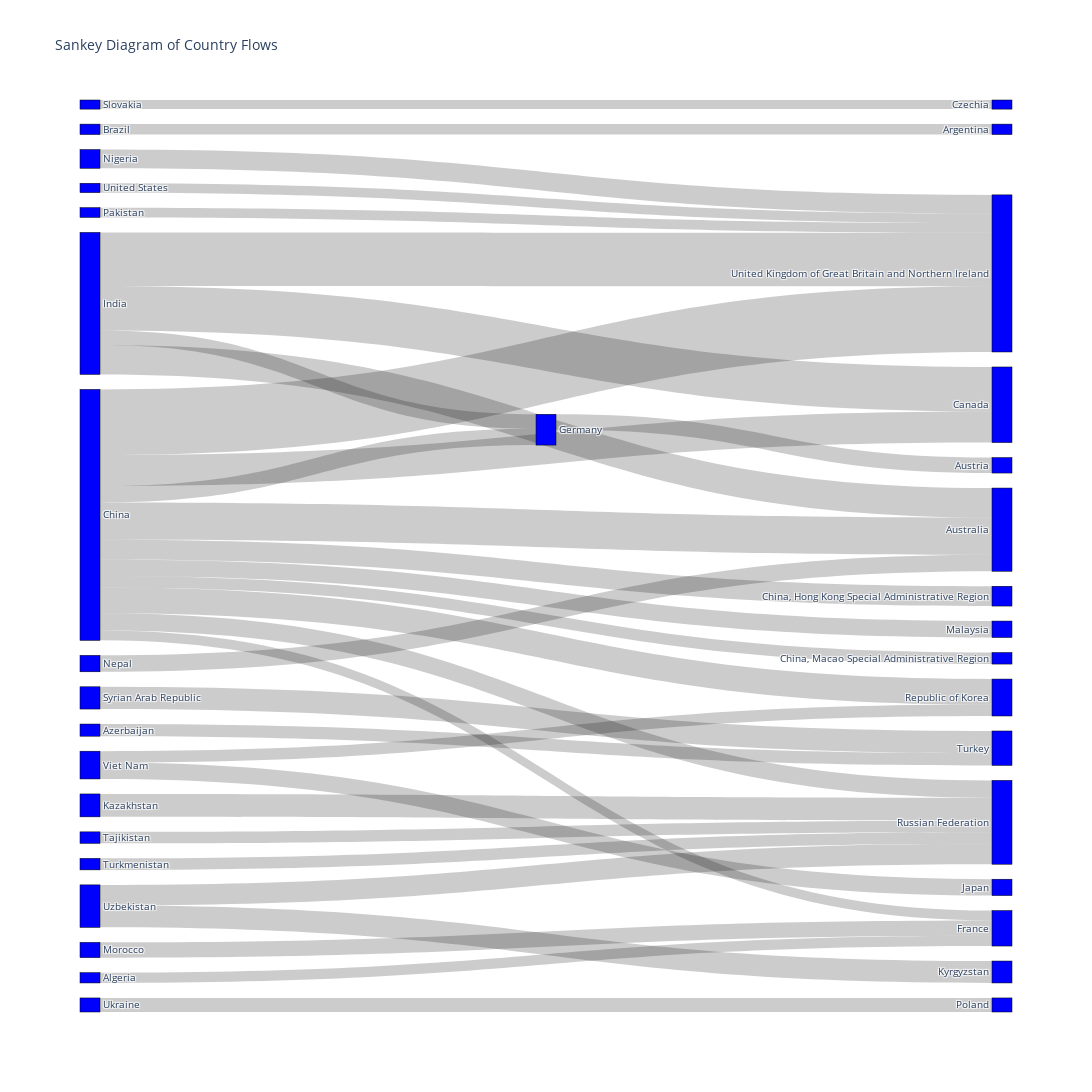

The cell this chart's notebook holds for it:
### Code cell
fig = go.Figure(data=[go.Sankey(
    node=dict(
        pad=15,
        thickness=20,
        line=dict(color="black", width=0.5),
        label=unique_labels,  # Use defined labels here
        color="blue"           # Color for all nodes
    ),
    link=dict(
        source=diff['source'],   # Indices correspond to labels
        target=diff['target'],
        value=diff[2022]       # Use values from the 2022 column
    )
)])

fig.update_layout(
    title_text="Sankey Diagram of Country Flows", 
    font_size=10,
    height=1200,
    width=1200,
    plot_bgcolor='white'
)
fig.show()

### Figure 1 — Plotly figure (JSON) as saved in the notebook; plotly's stock layout.template omitted (floating-point values rounded to 4 significant figures)
{"data": [{"link": {"source": [14, 34, 10, 12, 7, 18, 28, 28, 28, 28, 28, 28, 28, 28, 28, 28, 2, 2, 2, 2, 29, 8, 17, 33, 1, 9, 30, 30, 23, 23, 20, 24, 27], "target": [31, 31, 4, 4, 3, 13, 5, 11, 20, 31, 4, 25, 21, 16, 6, 15, 5, 11, 20, 4, 15, 5, 4, 13, 15, 15, 32, 15, 19, 21, 22, 0, 26], "value": [24320.0, 35910.0, 44076, 22031, 24571, 28616, 87899, 73032, 38486, 23260.0, 154630, 46662, 60087, 27219, 38714, 40797, 69235, 104937, 34027, 126090, 53935, 38715, 23016, 52367, 27086, 27095, 51605, 48430, 38514, 26839, 36430.0, 21466, 33067]}, "node": {"color": "blue", "label": ["Czechia", "Tajikistan", "India", "Argentina", "United Kingdom of Great Britain and Northern Ireland", "Australia", "Malaysia", "Brazil", "Nepal", "Turkmenistan", "Nigeria", "Canada", "United States", "Turkey", "Algeria", "Russian Federation", "China, Macao Special Administrative Region", "Pakistan", "Azerbaijan", "Japan", "Germany", "Republic of Korea", "Austria", "Viet Nam", "Slovakia", "China, Hong Kong Special Administrative Region", "Poland", "Ukraine", "China", "Kazakhstan", "Uzbekistan", "France", "Kyrgyzstan", "Syrian Arab Republic", "Morocco"], "line": {"color": "black", "width": 0.5}, "pad": 15, "thickness": 20}, "type": "sankey"}], "layout": {"font": {"size": 10}, "height": 1200, "plot_bgcolor": "white", "title": {"text": "Sankey Diagram of Country Flows"}, "width": 1200}}
